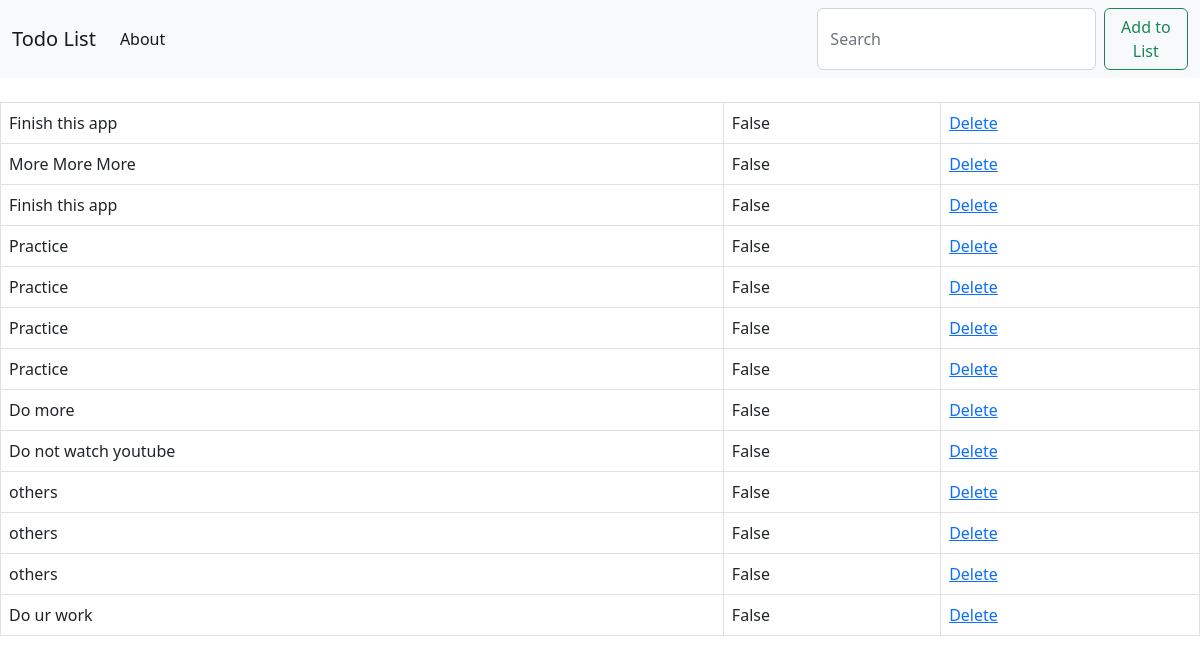
The page / on the database its author committed.
### todo/models.py (models this page shows, shortened)
class List(models.Model):
    item = models.CharField(max_length=200)
    completed = models.BooleanField(default=False)

### todo/views.py (the view)
# urls.py: path('', views.home,name="home"),
def home(request):
    if request.method == 'POST':
        form = ListForm(request.POST or None)
        if form.is_valid():
            form.save()
            all_items = List.objects.all
            messages.success(request,('Item Has been added to List'))
            return render(request,'home.html',{'all_items': all_items})
    else:
        all_items = List.objects.all
        return render(request,'home.html', { 'all_items': all_items })

### todo/templates/home.html (shortened to what this page needs)
{% extends 'base.html' %}
{% block content %}
<br>
    {% if all_items %}
    <table class="table table-bordered">
        {% for things in all_items %}
            {% if things.completed %}
                <tr class="table-secondary">
                    <td>{{ things.item }}</td>
                    <td>{{ things.completed }}</td>
                    <td > <a href="{% url 'delete' things.id %}">Delete</a>  </td>
                </tr>
            {% else %}
            <tr>
                <td>{{ things.item }}</td>
                <td>{{ things.completed }}</td>
                <td> <a href="{% url 'delete' things.id %}">Delete</a></td>
            </tr>
            {% endif %}
        {% endfor %}
    </table>
    {% endif %}
{% endblock %}

### todo/templates/base.html (shortened to what this page needs)
<!doctype html>
<html lang="en">
  <head>
    <link href="https://cdn.jsdelivr.net/npm/bootstrap@5.2.0/dist/css/bootstrap.min.css" rel="stylesheet">
  </head>
  <body>
    <nav class="navbar navbar-expand-lg bg-light">
        <div class="container-fluid">
          <a class="navbar-brand" href="{% url 'home' %}">Todo List</a>
          <div class="collapse navbar-collapse" id="navbarSupportedContent">
            <ul class="navbar-nav me-auto mb-2 mb-lg-0">
              <li class="nav-item">
                <a class="nav-link active" aria-current="page" href="#">About</a>
              </li>
            </ul>
            <form class="d-flex" role="search" method="POST">
              <input class="form-control me-2" type="search" placeholder="Search" aria-label="Search"
              name="item">
              <button class="btn btn-outline-success" type="submit">Add to List</button>
            </form>
          </div>
        </div>
      </nav>
    {% block content %}
    {% endblock %}
  </body>
</html>

### rows shown on the page
List: item "Finish this app", completed "False"
List: item "More More More", completed "False"
List: item "Finish this app", completed "False"
List: item "Practice", completed "False"
List: item "Practice", completed "False"
List: item "Practice", completed "False"
List: item "Practice", completed "False"
List: item "Do more", completed "False"
List: item "Do not watch youtube", completed "False"
List: item "others", completed "False"
List: item "others", completed "False"
List: item "others", completed "False"
List: item "Do ur work", completed "False"
